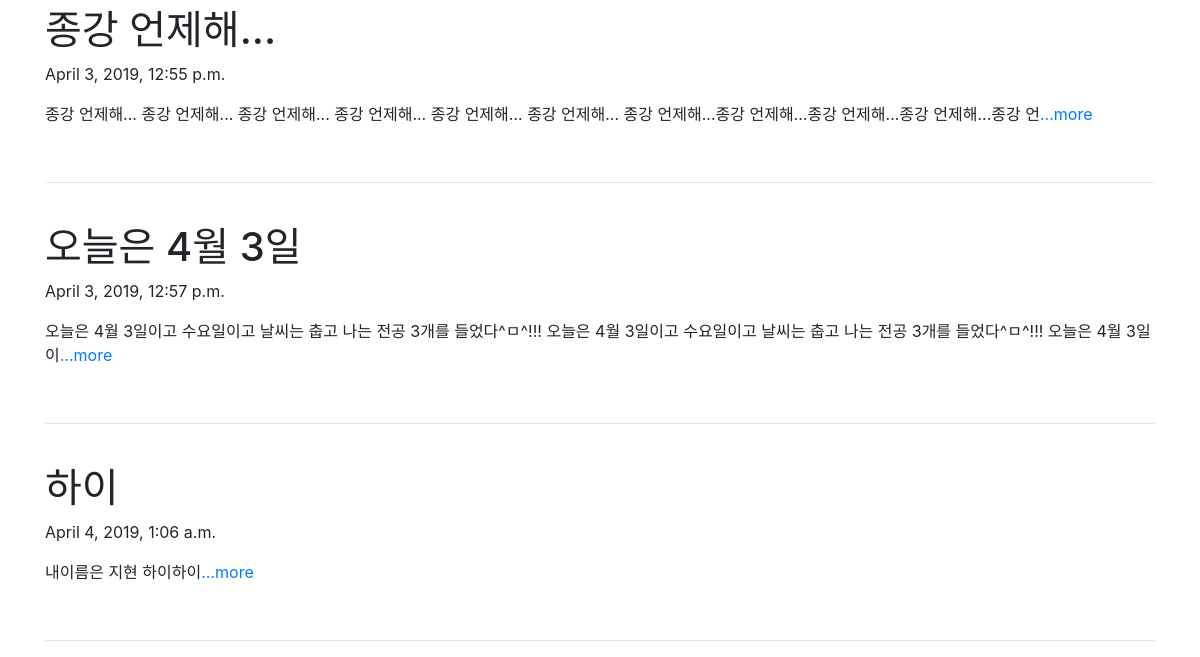
The app's page / (lower part), older data.
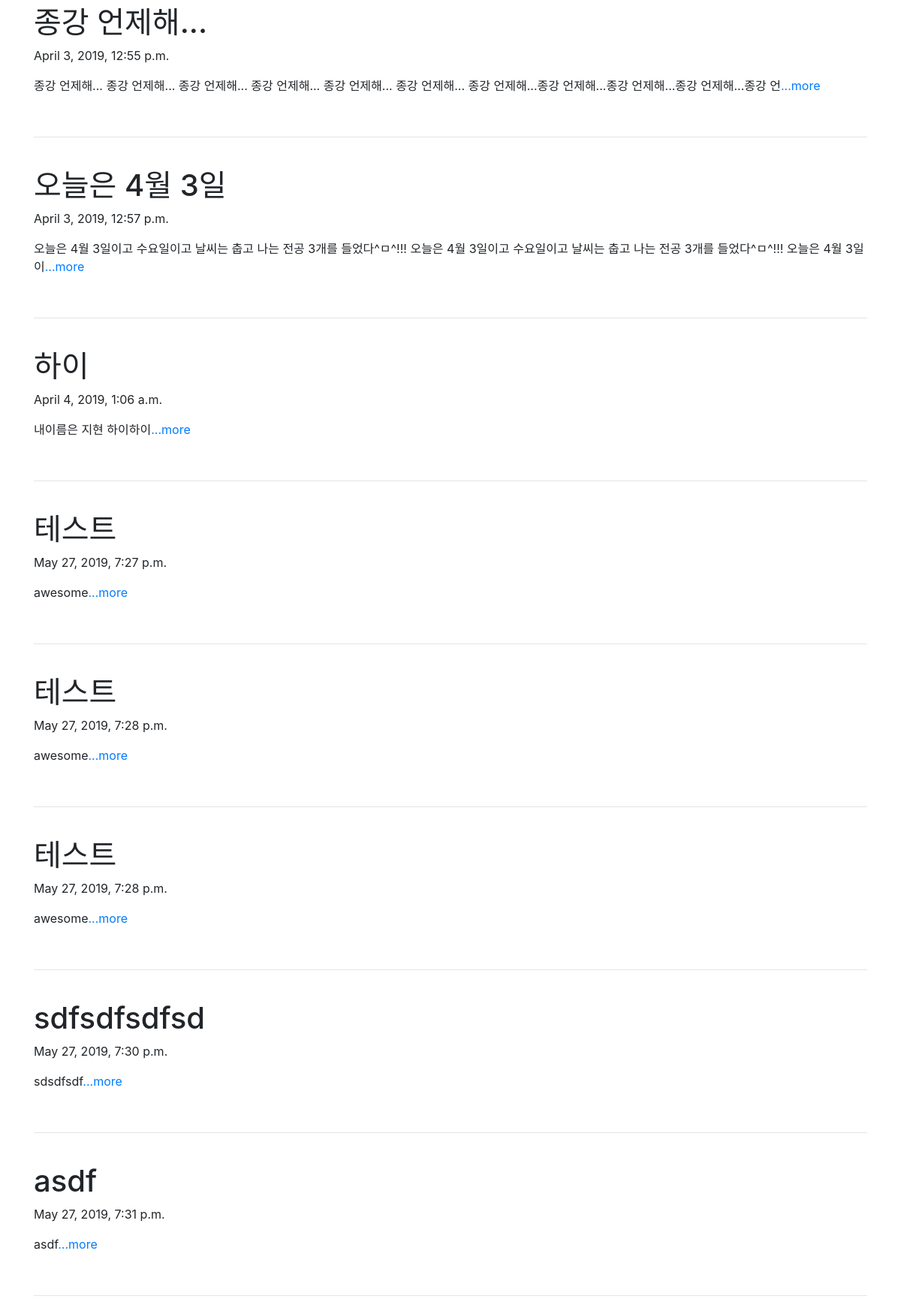
The same page, newer data.
### blog/models.py (models this page shows, shortened)
class Blog(models.Model):
    title=models.CharField(max_length=200)  #제목
    pub_date=models.DateTimeField('date published') #시간
    body=models.TextField() #내용
    def summary(self):          # 본문 100글자 상한선
        return self.body[:100]  # slicing(리스트 자르기), 처음부터 100글자까지

### blog/views.py (the view)
# urls.py: path('',blog.views.home, name="home"),
def home(request):
    blogs=Blog.objects      # 쿼리셋(객체 목록 받아옴)  # 메소드
    return render(request,'home.html',{'blogs':blogs})

### blog/templates/home.html
{% extends 'base.html' %} {% block contents %}
<body>
  <div class="container">
    {% for blog in blogs.all %}
    <br />
    <h1>{{ blog.title }}</h1>
    <p>{{ blog.pub_date }}</p>
    <p>{{ blog.summary }}<a href="{% url 'detail' blog.id %}">...more</a></p>
    <br />
    <hr />
    {% endfor %}
  </div>
</body>
{% endblock %}

### project/templates/base.html (shortened to what this page needs)
<head>
  <link
    rel="stylesheet"
    href="https://stackpath.bootstrapcdn.com/bootstrap/4.3.1/css/bootstrap.min.css"
  />
</head>
<body>
  <br /><br />
  {% block contents %} {% endblock %}
</body>

Row changes from the older to the newer data that the page shows:
added Blog: title "테스트", pub_date "May 27, 2019, 7:27 p.m.", summary "awesome"
added Blog: title "테스트", pub_date "May 27, 2019, 7:28 p.m.", summary "awesome"
added Blog: title "테스트", pub_date "May 27, 2019, 7:28 p.m.", summary "awesome"
added Blog: title "sdfsdfsdfsd", pub_date "May 27, 2019, 7:30 p.m.", summary "sdsdfsdf"
added Blog: title "asdf", pub_date "May 27, 2019, 7:31 p.m.", summary "asdf"
